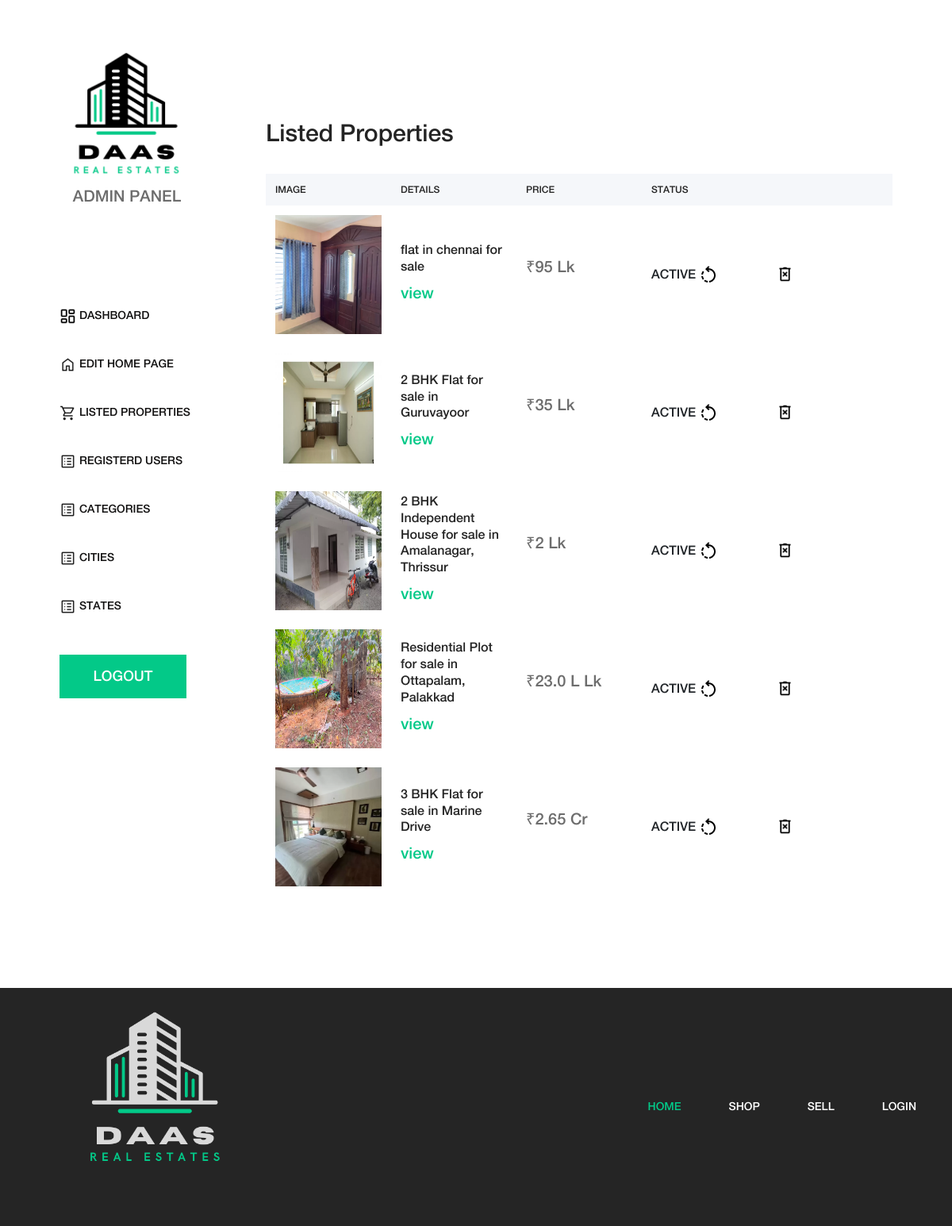
/admin/properties_listed.php (signed in), run on the app's committed database.
### tables this page shows
CREATE TABLE `property_tbl` (
  `property_id` int(11) NOT NULL,
  `owner_id` int(11) NOT NULL,
  `title` varchar(250) NOT NULL,
  `discription` varchar(1000) NOT NULL,
  `property_type` varchar(100) NOT NULL,
  `size` varchar(30) NOT NULL,
  `size_format` varchar(50) NOT NULL DEFAULT 'sqft',
  `property_address` varchar(250) NOT NULL,
  `city` varchar(100) NOT NULL,
  `pin` varchar(10) NOT NULL,
  `price` varchar(50) NOT NULL,
  `denomination` varchar(50) NOT NULL DEFAULT 'lk',
  `fname` varchar(100) NOT NULL,
  `lname` varchar(100) NOT NULL,
  `email` varchar(100) NOT NULL,
  `phoneno` varchar(20) NOT NULL,
  `image_one` varchar(250) DEFAULT NULL,
  `image_two` varchar(250) DEFAULT NULL,
  `image_three` varchar(250) DEFAULT NULL,
  `image_four` varchar(250) DEFAULT NULL,
  `status` varchar(30) NOT NULL DEFAULT 'active',
  `date` date NOT NULL
);

### admin/properties_listed.php (the view, shortened to what this page needs)
<?php include("header.php"); ?>
<?php include("connection.php") ?>
<?php
$query = "SELECT * FROM property_tbl;";
$result = mysqli_query($conn, $query);
?>
<div class="cart-table-area section-padding-100">
  <div class="container-fluid">
    <div class="row">
      <div class="f1 col-12 col-lg-8">
        <div class="cart-title mt-50">
          <h2>Listed Properties</h2>
        </div>
        <div class="cart-table clearfix">
          <table class="table table-responsive">
            <thead>
              <tr>
                <th>IMAGE</th>
                <th>DETAILS</th>
                <th>PRICE</th>
                <th>STATUS</th>
                <th></th>
              </tr>
            </thead>
            <tbody>
              <?php while ($row = mysqli_fetch_assoc($result)) { ?>
                <tr>
                  <td class="cart_product_img">
                    <img src="../<?php echo $row["image_one"] ?>" alt="Image" style="width: 150px; height: 150px">
                  </td>
                  <td class="cart_product_desc">
                    <h5><?php echo $row["title"] ?></h5>
                    <a target="_blank" href="../property_details.php?id=<?php echo $row["property_id"] ?>">view</a>
                  </td>
                  <td class="price">
                    <p>₹<?php echo $row["price"] . (($row["denomination"] == "lk") ? " Lk" : " Cr") ?></p>
                  </td>
                  <td class="qty">
                    <span><?php echo strtoupper($row["status"]) ?> <a href="switch_status.php?id=<?php echo $row["property_id"] ?>"><img src="../img/core-img/rotate.png"></a></span>
                  </td>
                  <td class="qty">
                    <a href="remove_listing.php?id=<?php echo $row["property_id"] ?>" data-toggle="tooltip" data-placement="left" title="Delete"><img class="bin" src="../img/core-img/bin_black.png"></a>
                  </td>
                </tr>
              <?php } ?>
            </tbody>
          </table>
        </div>
      </div>
    </div>
  </div>
</div>
<?php include("footer.php"); ?>

### css/core-style.css (style rules this page uses)
* { margin: 0; padding: 0; }
body { font-family: "helveticaneuemedium"; font-size: 16px; }
h1, h2, h3, h4, h5, h6 { color: #242424; line-height: 1.3; font-weight: 400; }
p { color: #6d6d6d; font-size: 20px; line-height: 1.9; font-weight: 400; }
a { text-decoration: none; color: #03C988; font-size: 20px; }
img { height: auto; max-width: 100%; }
.mt-50 { margin-top: 50px !important; }
.section-padding-100 { padding-top: 100px; padding-bottom: 100px; }
.main-content-wrapper .cart-table-area { position: relative; z-index: 1; -webkit-box-flex: 0; -ms-flex: 0 0 calc(95% - 320px); flex: 0 0 calc(95% - 320px); width: calc(95% - 320px); max-width: calc(95% - 320px); }
.main-content-wrapper .cart-table-area .cart-title h2 { font-size: 30px; margin-bottom: 30px; color: #242424; }
.main-content-wrapper .cart-table-area table thead { width: 100%; display: block; }
.main-content-wrapper .cart-table-area table thead tr { display: -webkit-box; display: -ms-flexbox; display: flex; width: 100%; height: 40px; background-color: #f5f7fa; }
.main-content-wrapper .cart-table-area table thead tr th { border-top: none; border-bottom: none; -webkit-box-flex: 0; width: 25%; max-width: 25%; font-size: 12px; color: #242424; text-transform: capitalize; font-weight: 400; }
.main-content-wrapper .cart-table-area table tbody { width: 100%; display: block; }
.main-content-wrapper .cart-table-area table tbody tr { display: -webkit-box; display: -ms-flexbox; display: flex; -webkit-box-align: center; -ms-flex-align: center; -ms-grid-row-align: center; align-items: center; width: 100%; }
.main-content-wrapper .cart-table-area table tbody tr td { border: none; -webkit-box-flex: 0; width: 25%; max-width: 25%; }
.main-content-wrapper .cart-table-area table tbody tr td h5 { font-size: 16px; color: #252525; }

### admin/style.css (style rules this page uses)
.row { justify-content: center; }
.cart_product_img { object-fit: contain; height: auto; }
.f1, tr, th { flex: unset; max-width: unset; }

### data on the page
property_tbl: image_one (picture), title "flat in chennai for sale", price "95", denomination "Lk", status "ACTIVE"
property_tbl: image_one (picture), title "2 BHK Flat for sale in Guruvayoor", price "35", denomination "Lk", status "ACTIVE"
property_tbl: image_one (picture), title "2 BHK Independent House for sale in Amalanagar, Thrissur", price "2", denomination "Lk", status "ACTIVE"
property_tbl: image_one (picture), title "Residential Plot for sale in Ottapalam, Palakkad", price "23.0 L", denomination "Lk", status "ACTIVE"
property_tbl: image_one (picture), title "3 BHK Flat for sale in Marine Drive", price "2.65", denomination "Cr", status "ACTIVE"

### other printed values
$val "LOGIN"
